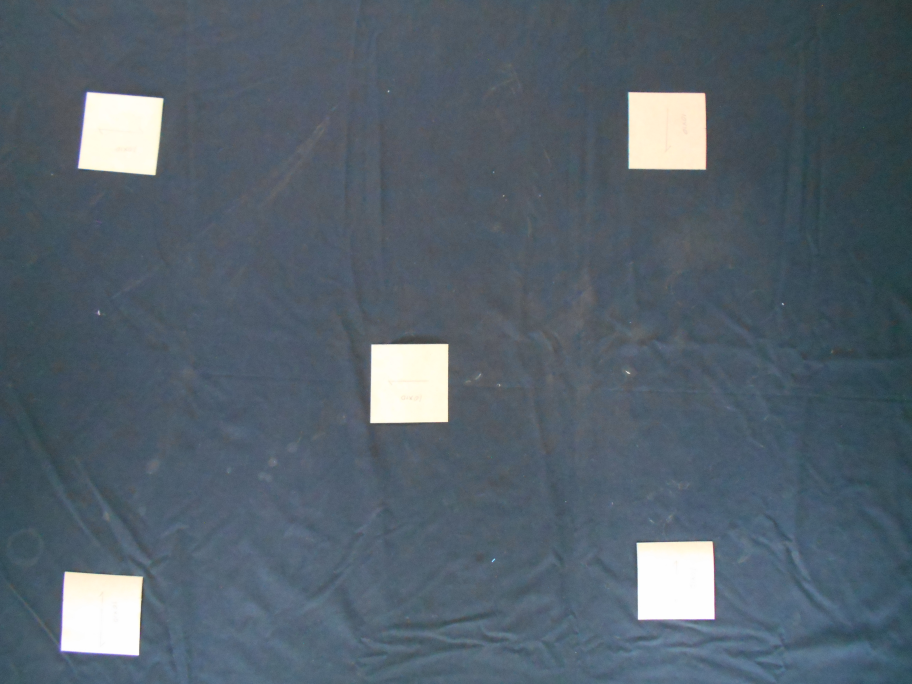
#> input picture Test.jpg, 3648 x 2736 px, found by its file name (shown at 1/4 size)
$ python allimagecontour.py
#> lines starting #> are read from the running program, lines starting #| are printed output that depends on the picture; after the words box and inside, x2 and y2 are one past the last pixel; in counts of white or black regions, pixels touching at a corner belong together
import cv2
import numpy as np

image = cv2.imread('E:\python1\python\Test.jpg')
#> image is the input picture: shape (2736, 3648, 3); mean B, G, R 108.3, 97.2, 84.2

cv2.waitKey(0)

def image_resize(image, width = None, height = None, inter = cv2.INTER_AREA):
#> called with height = 800, inter = 3
    dim = None
    (h, w) = image.shape[:2]
#> h = 2736; w = 3648

    # if both the width and height are None, then return the original image
    if width is None and height is None:
        return image

    # check to see if the width is None
    if width is None:
        # calculate the ratio of the height and construct the
        # dimensions
        r = height / float(h)
#> r = 0.292
        dim = (int(w * r), height)
#> dim = (1066, 800)

    # otherwise, the height is None
    else:
        # calculate the ratio of the width and construct the dimensions
        r = width / float(w)
        dim = (width, int(h * r))

    # resize the image
    resized = cv2.resize(image , dim , interpolation = inter)
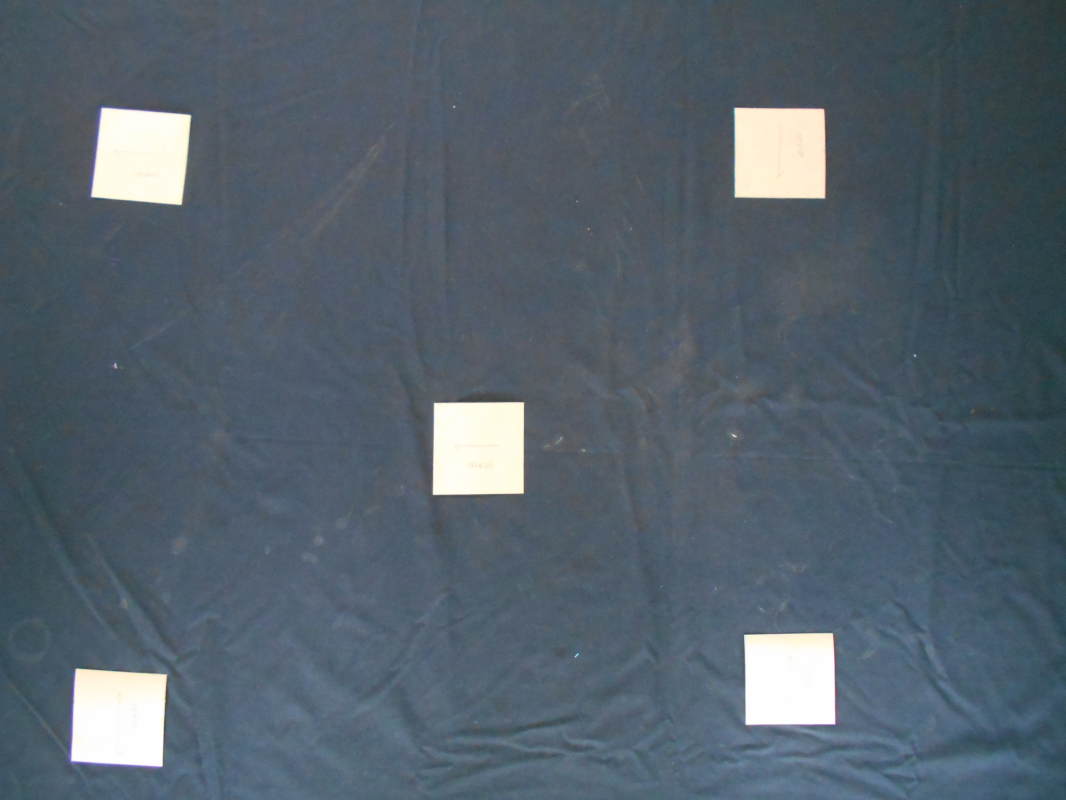
#> resized: shape (800, 1066, 3); mean B, G, R 108.3, 97.2, 84.2

    # return the resized image
    return resized

#resized original image
resized = image_resize(image, height = 800)

# Grayscale
gray = cv2.cvtColor(resized, cv2.COLOR_BGR2GRAY)
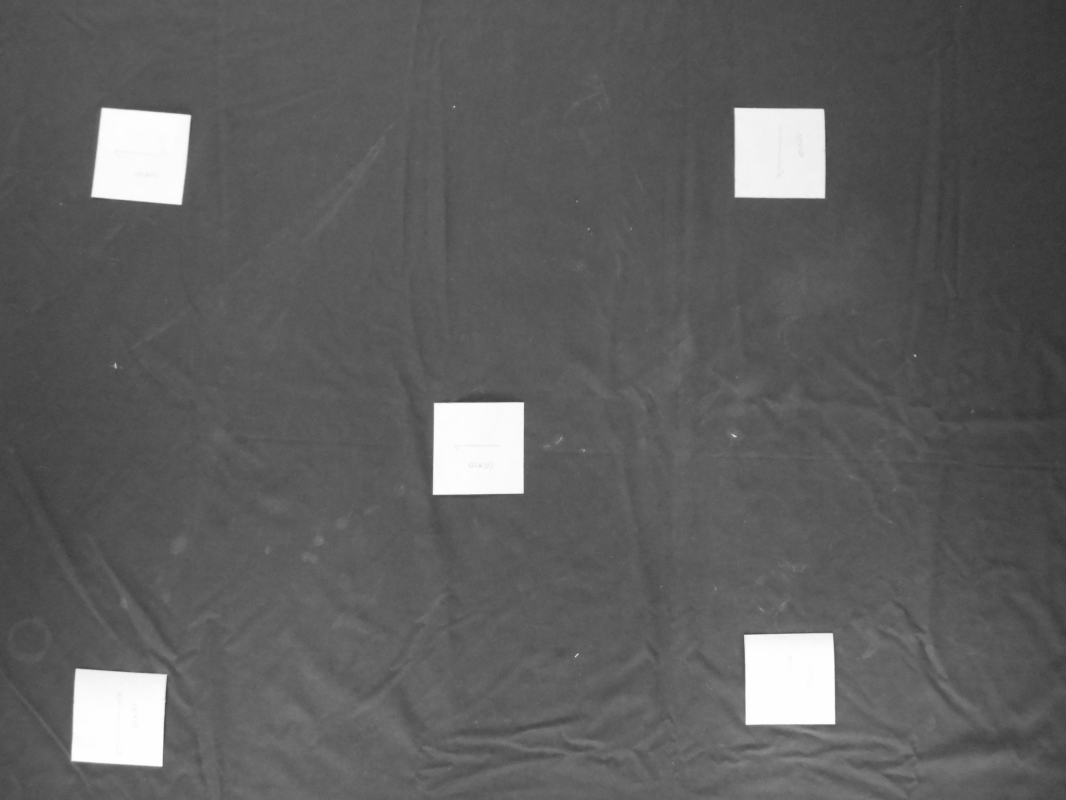
#> gray: shape (800, 1066); min 46, max 254, mean 94.6

blurred=cv2.medianBlur(gray,5)
blurred=cv2.bilateralFilter(blurred,9,75,75)
blurred = cv2.GaussianBlur(blurred, (5,5), 0)
# cv2.imshow("Blurred Image",blurred)

# Find Canny edges
edged = cv2.Canny(blurred, 50 , 200 )
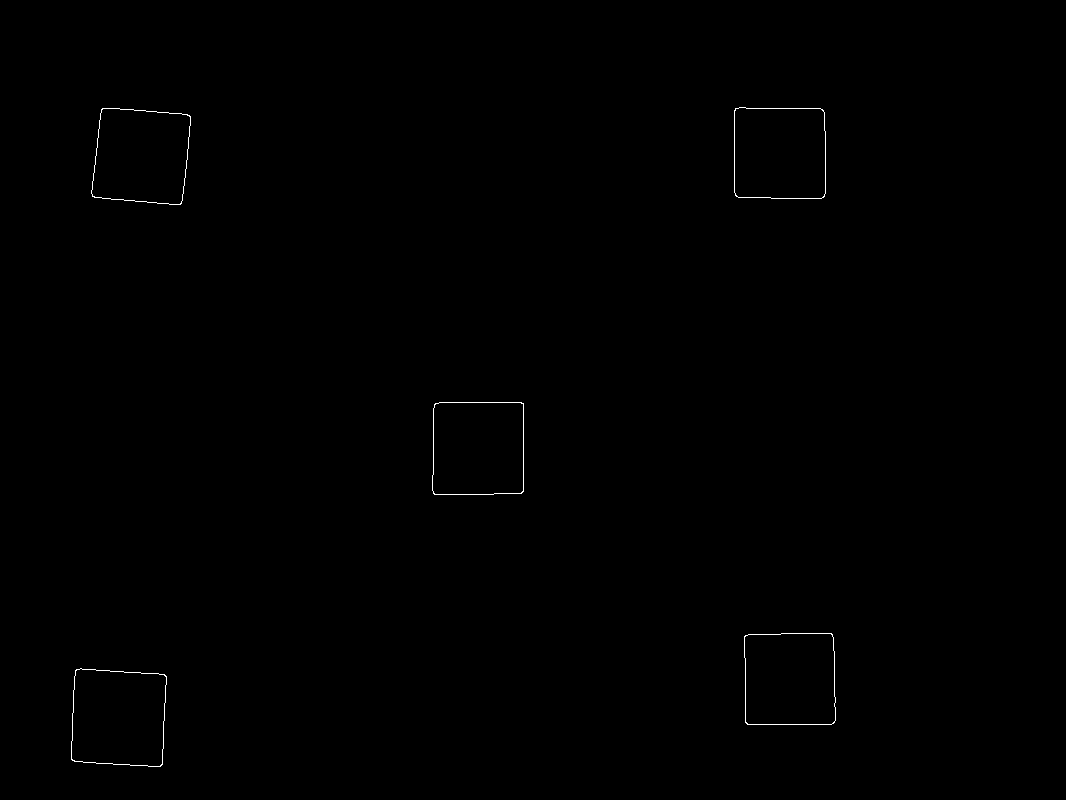
#> edged: shape (800, 1066); 0.21% white in thin lines or dots, all inside (x1, y1, x2, y2) = (71, 107, 836, 767)

cv2.waitKey(0)

# Finding Contours
# Use a copy of the image e.g. edged.copy()
# since findContours alters the image

# contours,hierarchy=cv2.findContours(edged,cv2.RETR_EXTERNAL,cv2.CHAIN_APPROX_SIMPLE)

contours , hierarchy = cv2.findContours(edged ,cv2.RETR_EXTERNAL,cv2.CHAIN_APPROX_NONE)
#> contours = 5 contours; box (x1, y1, x2, y2) and area: (71, 668, 167, 767) 8444, (432, 402, 524, 495) 8252, (91, 108, 191, 205) 8187, (734, 107, 826, 199) 8115, (744, 633, 836, 725) 8076

# cv2.imshow('Canny Edges After Contouring', edged)
cv2.waitKey(0)


# Draw all contours
# -1 signifies drawing all contours
cv2.drawContours(resized, contours, -1, (0 , 0 , 255), 2)
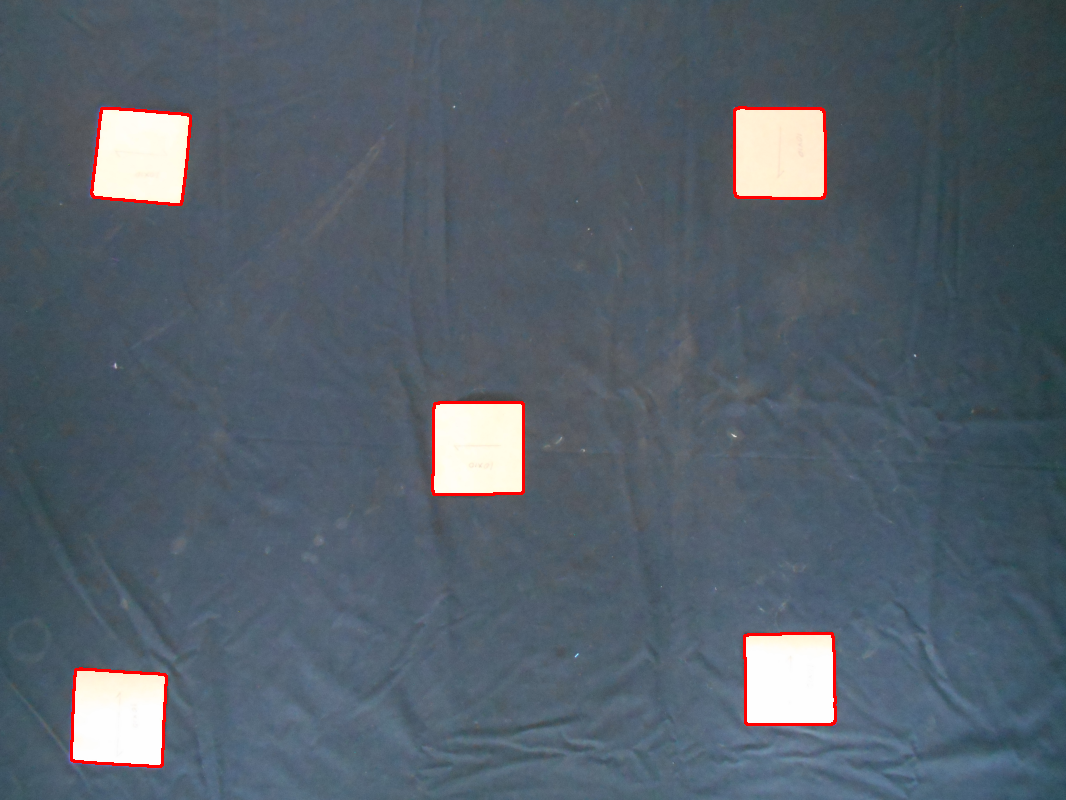
#> resized: shape (800, 1066, 3); 0.65% of pixels changed, all inside (x1, y1, x2, y2) = (70, 106, 837, 768)

font = cv2.FONT_HERSHEY_COMPLEX

# print(contours)

for cnt in contours :

    epsilon = 0.009 * cv2.arcLength(cnt,True)
    approx = cv2.approxPolyDP(cnt, epsilon , True)
    print("--------")
    print(approx)
    print("-----------")
#> this loop made 5 passes
#> (epsilon, approx) on passes 1 to 5: (3.33, [[76, 669], [71, 759], [160, 766], [166, 676]]), (3.21, [[744, 636], [747, 724], [834, 722], [831, 633]]), (3.24, [[435, 403], [433, 493], [521, 493], [523, 403]]), (3.31, [[102, 108], [92, 196], [180, 204], [190, 116]]), (3.2, [[735, 108], [735, 195], [823, 197], [823, 110]])
#> (printed output is left out)
    # [44 lines of commented-out code are left out]
base = cv2.HoughLinesP(edged, 1, np.pi/180, 80 , minLineLength = 1, maxLineGap = 2)
#> base = [[835, 707, 835, 720], [834, 660, 834, 696], [746, 108, 820, 108], [523, 491, 523, 403], [747, 724, 831, 724], [824, 112, 825, 187], [451, 494, 493, 494], [738, 197, 770, 197], [439, 402, 521, 402], [161, 203, 168, 203], [781, 633, 815, 633], [734, 192, 734, 110]]
# base = cv2.HoughLinesP(edged, 1, np.pi / 180 , 50 , 1 , 5)

pixel_array = []
pixel_length = 0
if base is not None:
   for line in base:
       x1, y1, x2, y2 = line[0]

       cv2.line(resized , (x1 , y1), (x2 , y2), (0 , 0 , 255) , 2)

       pixel_length = np.sqrt((x2 - x1) **2 + (y2 - y1) **2)

       pixel_array.append(pixel_length)
       new_length = int(pixel_length)
       print("Line points :", line)

       print("Length of line :{}".format(new_length))
    #    cv2.line(resized,(x1,y1),(x2,y2),(0,0,255),3)
    #    cv2.line(resized,(x2,y2),(x1,y1),(0,255,0),2)
    #    cv2.line(resized,x1,y1,(0,0,255),1)
       cv2.putText(resized,"Length :{}".format(new_length) + "px", (x1+15,y1+15), cv2.FONT_HERSHEY_COMPLEX ,
       0.5, (0,0,0), 1)
       cv2.putText(resized," ",(x1+20,y1+20), cv2.FONT_HERSHEY_COMPLEX ,0.5, (0,0,0), 1)

       print("-------------------------------------")
#> this loop made 12 passes
#> (x1, y1, x2, y2, pixel_length, new_length) on passes 1 to 12: (835, 707, 835, 720, 13, 13), (834, 660, 834, 696, 36, 36), (746, 108, 820, 108, 74, 74), (523, 491, 523, 403, 88, 88), (747, 724, 831, 724, 84, 84), (824, 112, 825, 187, 75.01, 75), (451, 494, 493, 494, 42, 42), (738, 197, 770, 197, 32, 32), (439, 402, 521, 402, 82, 82), (161, 203, 168, 203, 7, 7), (781, 633, 815, 633, 34, 34), (734, 192, 734, 110, 82, 82)
#> (printed output is left out)
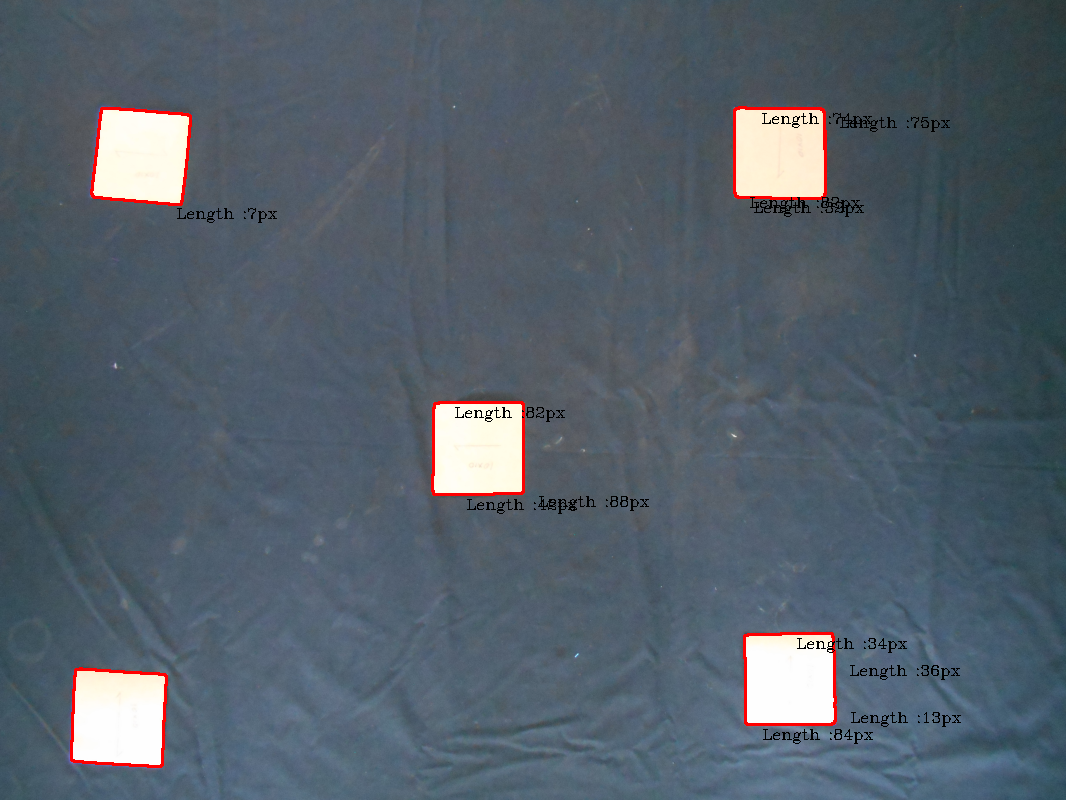
#> resized: shape (800, 1066, 3); 0.46% of pixels changed, all inside (x1, y1, x2, y2) = (177, 113, 961, 744)
#> after the loop, pixel_array = [13, 36, 74, 88, 84, 75.01, 42, 32, 82, 7, 34, 82]


#    cv2.imshow(" img " , resized)

# cv2.imwrite("hough_img.png",resized)

   cv2.waitKey(0)
# [7 lines of commented-out code are left out]


cv2.imshow('Contours' , resized)
cv2.waitKey(0)
cv2.destroyAllWindows()

# [17 lines of commented-out code are left out]
